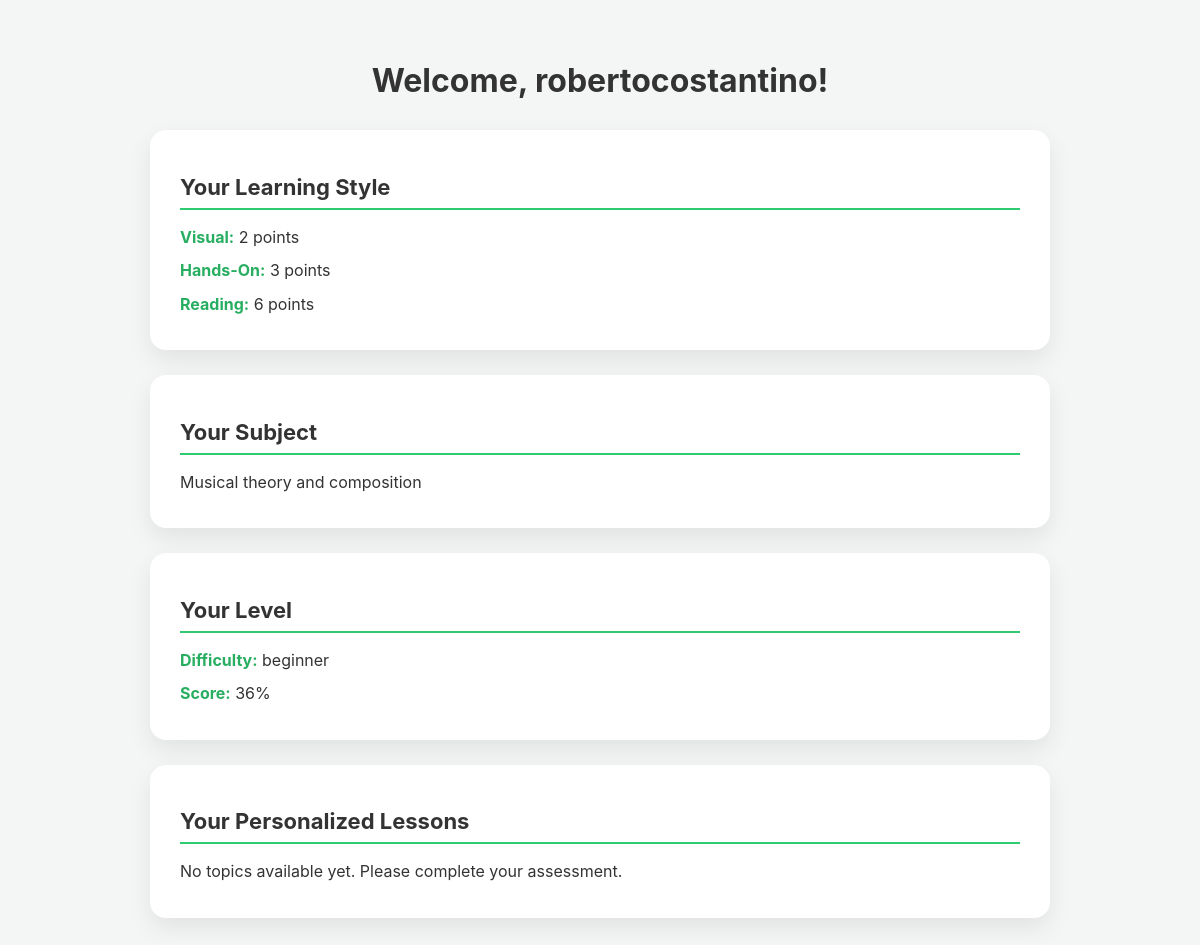
/profile/ (signed in), run on an earlier commit of the app's database.
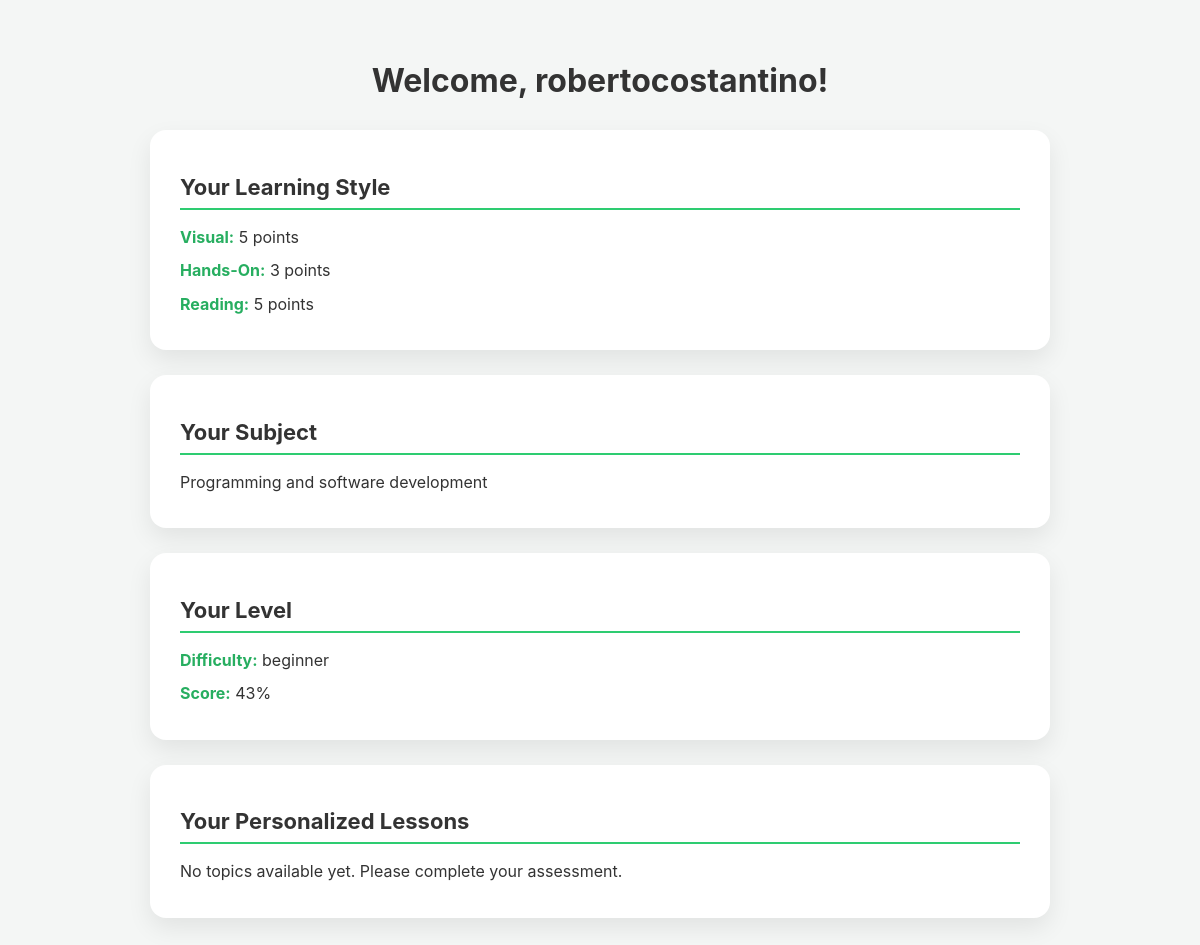
And on a later commit of the database.
### users/models.py (models this page shows, shortened)
class LearningProfile(models.Model):
    user = models.OneToOneField(User, on_delete=models.CASCADE)
    visual_learning_score = models.PositiveIntegerField(default=0)
    hands_on_learning_score = models.PositiveIntegerField(default=0)
    reading_learning_score = models.PositiveIntegerField(default=0)
    chosen_subject = models.CharField(max_length=50, choices=SUBJECT_CHOICES)
    assessment_score = models.PositiveIntegerField(default=0, help_text="from 0 to 100")
    difficulty_level = models.CharField(max_length=13, choices=DIFFICULTY_CHOICES, default='beginner')
    difficulty_assessment_completed = models.BooleanField(default=False)
    difficulty_assessment_date = models.DateTimeField(null=True, blank=True)
    registration_step = models.IntegerField(default=1)
    registration_completed = models.BooleanField(default=False)
    learning_pace = models.FloatField(default=0.0, help_text='Lessons completed per week')
    pace_last_calculated = models.DateTimeField(null=True, blank=True)
    created_at = models.DateTimeField(auto_now_add=True)
    updated_at = models.DateTimeField(auto_now=True)

### users/views.py (the view)
# urls.py: path('profile/', views.profile_view, name='profile_page')
@login_required
def profile_view(request):
    profile = request.user.learningprofile
    chosen_subject = profile.chosen_subject
    difficulty_level = profile.difficulty_level
    topics = Topic.objects.filter(
        subject = chosen_subject,
        difficulty_level = difficulty_level
    ).order_by('order')
    context = {
        'profile' : profile,
        'username' : request.user.username,
        'topics': topics,
    }
    return render(request, 'profile.html', context)

### users/templates/profile.html (shortened to what this page needs)
<!DOCTYPE html>
<html lang="en">
  <head>
  </head>
  <body>
    <div class="container">
      <h1>Welcome, {{ username }}!</h1>
      <div class="profile-section">
        <h2>Your Learning Style</h2>
        <p>
          <strong>Visual:</strong> {{ profile.visual_learning_score }} points
        </p>
        <p>
          <strong>Hands-On:</strong> {{ profile.hands_on_learning_score }}
          points
        </p>
        <p>
          <strong>Reading:</strong> {{ profile.reading_learning_score }} points
        </p>
      </div>
      <div class="profile-section">
        <h2>Your Subject</h2>
        <p>{{ profile.get_chosen_subject_display }}</p>
      </div>
      <div class="profile-section">
        <h2>Your Level</h2>
        <p><strong>Difficulty:</strong> {{ profile.difficulty_level }}</p>
        <p><strong>Score:</strong> {{ profile.assessment_score }}%</p>
      </div>
      <div class="profile-section">
        <h2>Your Personalized Lessons</h2>
        {% if topics %} {% for topic in topics %}
        <a href="{% url 'topic_detail' topic.id %}">
          <div class="topic-card">
            <div class="topic-title">{{ topic.topic_name }}</div>
            <div class="topic-description">{{ topic.description }}</div>
          </div>
        </a>
        {% endfor %} {% else %}
        <p>No topics available yet. Please complete your assessment.</p>
        {% endif %}
      </div>
    </div>
  </body>
</html>

What changed in the data, as far as the page shows it:
changed LearningProfile "beginner": visual_learning_score "2" → "5"; reading_learning_score "6" → "5"; chosen_subject "Musical theory and composition" → "Programming and software development"; assessment_score "36" → "43"
